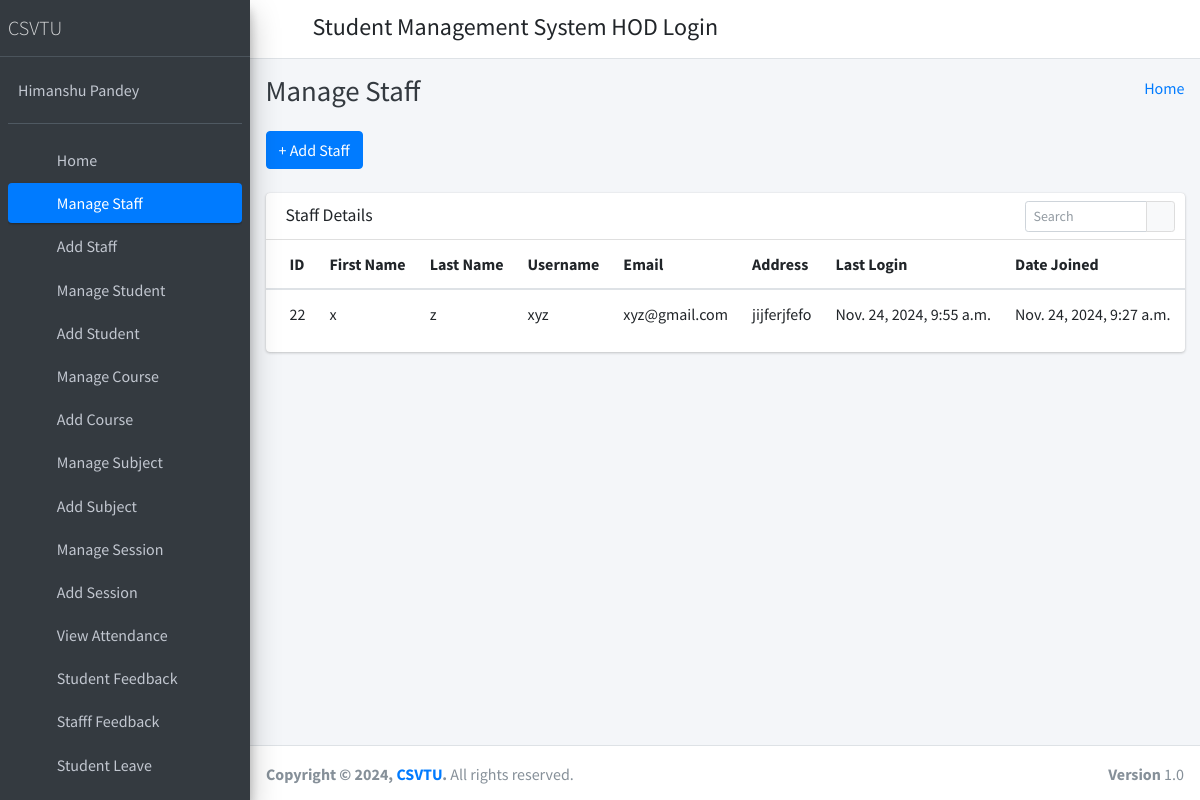
The app's page /manage_staff/ (signed in) with its own data.
### student_management_app/models.py (models this page shows)
class Staffs(models.Model):
    id = models.AutoField(primary_key=True)
    admin = models.OneToOneField(CustomUser, on_delete = models.CASCADE)
    address = models.TextField()
    created_at = models.DateTimeField(auto_now_add=True)
    updated_at = models.DateTimeField(auto_now=True)
    objects = models.Manager()

class CustomUser(AbstractUser):
    user_type_data = ((1, "HOD"), (2, "Staff"), (3, "Student"))
    user_type = models.CharField(default=1, choices=user_type_data, max_length=10)

### student_management_app/HodViews.py (the view)
# urls.py: path('manage_staff/', HodViews.manage_staff, name="manage_staff"),
def manage_staff(request):
    staffs = Staffs.objects.all()
    context = {
        "staffs": staffs
    }
    return render(request, "hod_template/manage_staff_template.html", context)

### student_management_app/LoginCheckMiddleWare.py (called while the page is built, shortened)
    def process_view(self, request, view_func, view_args, view_kwargs):
        modulename = view_func.__module__
        user = request.user
        if user.is_authenticated:
            if user.user_type == "1":
                if modulename == "student_management_app.HodViews":
                    pass
                elif modulename == "student_management_app.views" or modulename == "django.views.static":
                    pass
                else:
                    return redirect("admin_home")
            else:
                return redirect("login")
        else:
            if request.path == reverse("login") or request.path == reverse("doLogin"):
                pass
            else:
                return redirect("login")

### student_management_app/templates/hod_template/manage_staff_template.html (shortened to what this page needs)
{% extends 'hod_template/base_template.html' %}
{% block page_title %}
    Manage Staff
{% endblock page_title %}
{% block main_content %}
{% load static %}
<section class="content">
        <div class="container-fluid">
            <a class="btn btn-primary" href="{% url 'add_staff' %}" role="button">+ Add Staff</a> <br/>&nbsp;
            <div class="row">
                <div class="col-md-12">
                    <div class="card">
                        <div class="card-header">
                            <h3 class="card-title">Staff Details</h3>
                            <div class="card-tools">
                            <div class="input-group input-group-sm" style="width: 150px;">
                                <input type="text" name="table_search" class="form-control float-right" placeholder="Search">
                                <div class="input-group-append">
                                <button type="submit" class="btn btn-default"><i class="fas fa-search"></i></button>
                                </div>
                            </div>
                            </div>
                        </div>
                        <div class="card-body table-responsive p-0">
                            <table class="table table-hover text-nowrap">
                            <thead>
                                <tr>
                                <th>ID</th>
                                <th>First Name</th>
                                <th>Last Name</th>
                                <th>Username</th>
                                <th>Email</th>
                                <th>Address</th>
                                <th>Last Login</th>
                                <th>Date Joined</th>
                                <th>Action</th>
                                </tr>
                            </thead>
                            <tbody>
                                {% for staff in staffs %}
                                <tr>
                                <td>{{ staff.admin.id }}</td>
                                <td>{{ staff.admin.first_name }}</td>
                                <td>{{ staff.admin.last_name }}</td>
                                <td>{{ staff.admin.username }}</td>
                                <td>{{ staff.admin.email }}</td>
                                <td>{{ staff.address }}</td>
                                <td>{{ staff.admin.last_login }}</td>
                                <td>{{ staff.admin.date_joined }}</td>
                                <td>
                                </td>
                                </tr>
                                {% endfor %}
                            </tbody>
                            </table>
                        </div>
                        </div>
                </div>
            </div>
        </div>
      </section>
  {% endblock main_content %}

### records on screen
Staffs: admin.id "22", admin.first_name "x", admin.last_name "z", admin.username "xyz", admin.email "xyz@gmail.com", address "jijferjfefo", admin.last_login "Nov. 24, 2024, 9:55 a.m.", admin.date_joined "Nov. 24, 2024, 9:27 a.m."
